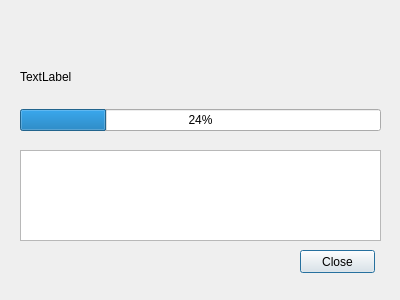
<?xml version="1.0" encoding="UTF-8"?>
<ui version="4.0">
 <class>Dialog</class>
 <widget class="QDialog" name="Dialog">
  <property name="geometry">
   <rect>
    <x>0</x>
    <y>0</y>
    <width>400</width>
    <height>300</height>
   </rect>
  </property>
  <property name="windowTitle">
   <string>Generating...</string>
  </property>
  <widget class="QPushButton" name="closeButton">
   <property name="geometry">
    <rect>
     <x>300</x>
     <y>250</y>
     <width>75</width>
     <height>23</height>
    </rect>
   </property>
   <property name="text">
    <string>Close</string>
   </property>
  </widget>
  <widget class="QWidget" name="layoutWidget">
   <property name="geometry">
    <rect>
     <x>20</x>
     <y>50</y>
     <width>361</width>
     <height>81</height>
    </rect>
   </property>
   <layout class="QVBoxLayout" name="verticalLayout">
    <item>
     <widget class="QLabel" name="statusLabel">
      <property name="sizePolicy">
       <sizepolicy hsizetype="Preferred" vsizetype="Expanding">
        <horstretch>0</horstretch>
        <verstretch>0</verstretch>
       </sizepolicy>
      </property>
      <property name="styleSheet">
       <string notr="true">statusLabel</string>
      </property>
      <property name="text">
       <string>TextLabel</string>
      </property>
     </widget>
    </item>
    <item>
     <widget class="QProgressBar" name="progressBar">
      <property name="value">
       <number>24</number>
      </property>
     </widget>
    </item>
   </layout>
  </widget>
  <widget class="QPlainTextEdit" name="outputText">
   <property name="geometry">
    <rect>
     <x>20</x>
     <y>150</y>
     <width>361</width>
     <height>91</height>
    </rect>
   </property>
  </widget>
 </widget>
 <resources/>
 <connections/>
</ui>
